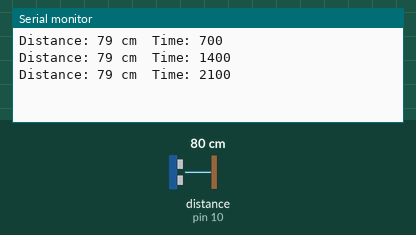
Simulated run of this sketch. Board: Arduino Uno, built with avr-gcc and run on an emulated ATmega328P. Parts: the last lines printed to the serial monitor. Wiring (inferred from the names in the program): ultrasonic range finder: trigger pin 9; echo pin 10. The test bench sets the inputs (shaded band); at power-on: distance to the obstacle (sensor on pin 10) 80 cm. The echo pulse lasts 58.3 µs per cm.

Above: at 2.2 s.
2.3 s: distance to the obstacle (sensor on pin 10) set to 2 cm
At 3.4 s:
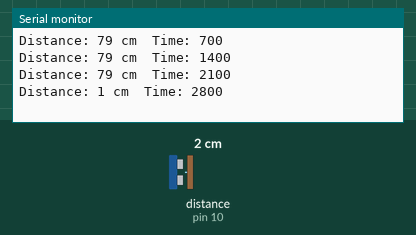
3.8 s: distance to the obstacle (sensor on pin 10) set to 4 cm
At 4.8 s:
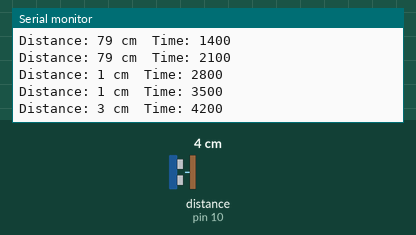
Timing chart, 0 to 6.8 s (numbered marks = the images above; inputs shaded):
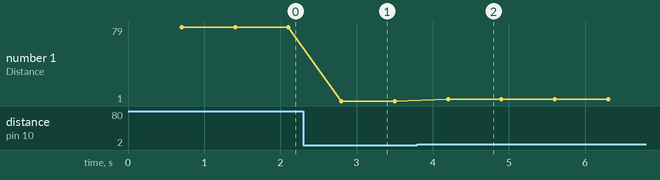

Measured:
- after the input at 2.3 s, the serial monitor: prints a new line after 0.50 s (image 1)
- after the input at 3.8 s, the serial monitor: prints a new line after 0.40 s (image 2)
- plotted number 1: 79 → 1 after the input at 2.3 s, 1 → 3 after the input at 3.8 s

The sketch:

Utrasonic_sensor_Arduino_8ms.ino
```cpp
// Define the pins for the ultrasonic sensor
const int trigPin = 9;  // Trig pin of the sensor
const int echoPin = 10; // Echo pin of the sensor

// Variables to store the duration, distance, and time
long duration;
int distance;
unsigned long previousMillis = 0;  // will store last time a measurement was taken
const long interval = 700;  // interval at which to take measurements (in milliseconds)

void setup() {
  Serial.begin(9600); // Start serial communication
  pinMode(trigPin, OUTPUT);
  pinMode(echoPin, INPUT);
}

void loop() {
  unsigned long currentMillis = millis();  // get the current time

  // Check if it's time to take a new measurement
  if (currentMillis - previousMillis >= interval) {
    // Save the current time for the next interval
    previousMillis = currentMillis;

    // Generate a pulse on the trigger pin
    digitalWrite(trigPin, LOW);
    delayMicroseconds(2);
    digitalWrite(trigPin, HIGH);
    delayMicroseconds(10);
    digitalWrite(trigPin, LOW);

    // Measure the duration of the echo signal
    duration = pulseIn(echoPin, HIGH);

    // Calculate the distance based on the speed of sound (343 meters/second)
    // distance = duration * speed of sound / 2
    distance = duration * 0.0343 / 2;

    // Print the distance and timestamp to the serial monitor
    Serial.print("Distance: ");
    Serial.print(distance);
    Serial.print(" cm\t");

    // Print the current time in milliseconds
    Serial.print("Time: ");
    Serial.println(currentMillis);
  }
}
```
